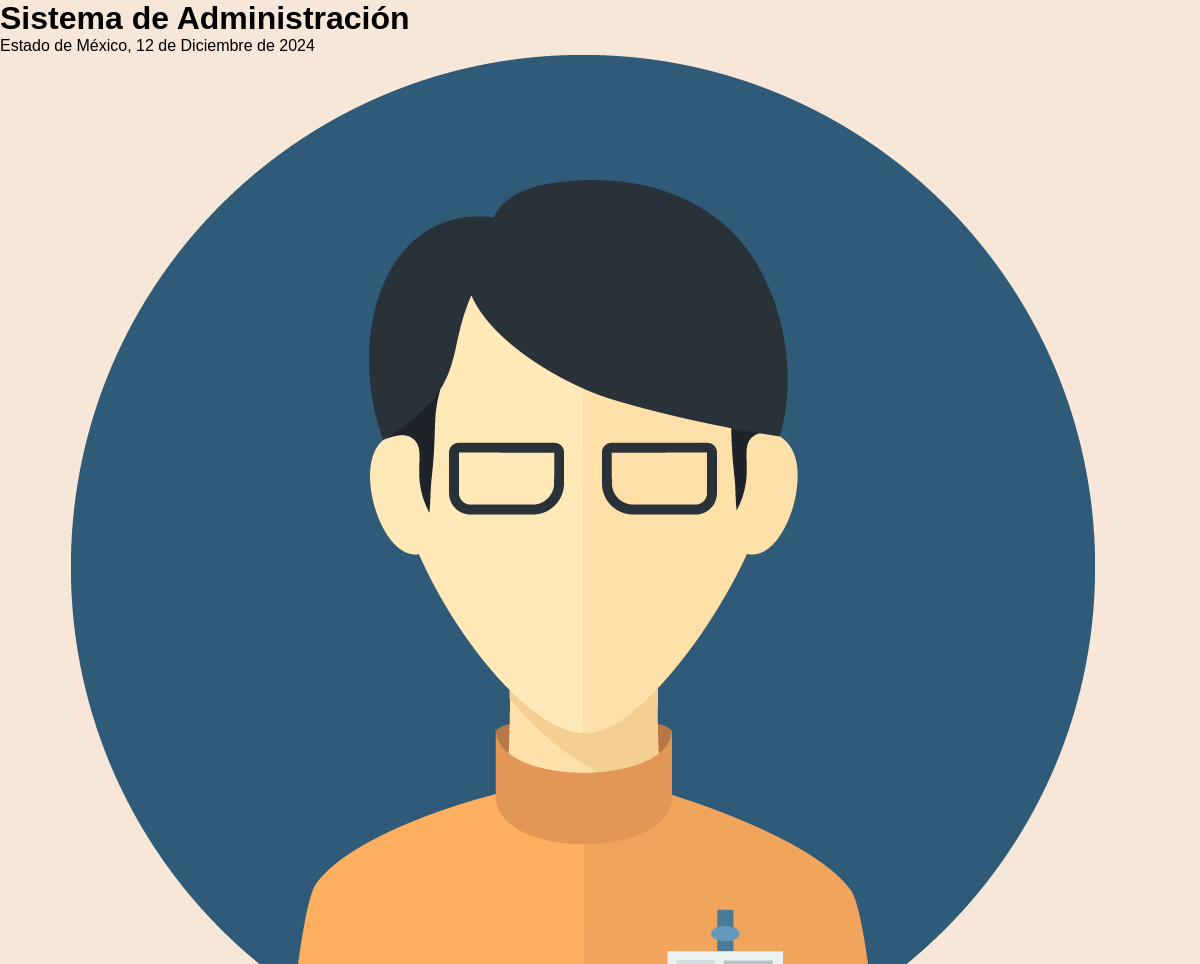
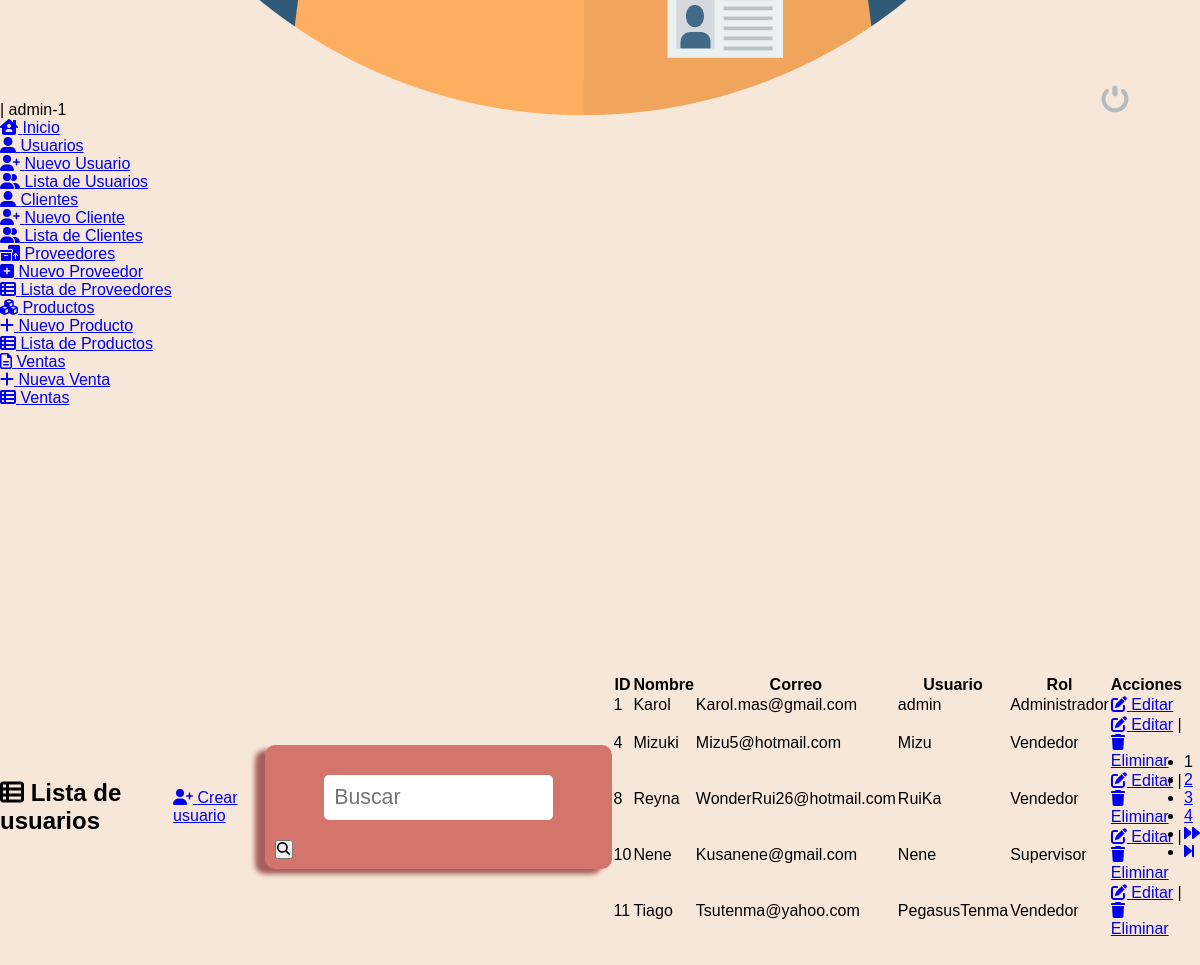
The page /sistema/lista_usuarios.php/ (signed in) on the database its author committed (2 pictures, top to bottom).
### tables this page shows
CREATE TABLE `usuario` (
  `idusuario` int(11) NOT NULL,
  `nombre` varchar(50) DEFAULT NULL,
  `correo` varchar(100) DEFAULT NULL,
  `usuario` varchar(15) DEFAULT NULL,
  `clave` varchar(100) DEFAULT NULL,
  `rol` int(11) DEFAULT NULL,
  `estatus` int(11) NOT NULL DEFAULT 1
);

CREATE TABLE `rol` (
  `idrol` int(11) NOT NULL,
  `rol` varchar(20) DEFAULT NULL
);

### sistema/lista_usuarios.php (the view, shortened to what this page needs)
<?php
include '../con_nuevo.php';
?>
<!DOCTYPE html>
<html lang="en">
<head>
	<?php
	include "includes/scrips.php";
	?>
</head>
<body class="listas">
	<?php
		include "includes/header.php";
	?>
	<section id="container">
		<h1 class="Titulos"><i class="fa-solid fa-table-list"></i> Lista de usuarios</h1>
		<a href="registro_usuario.php" class="btn_new"><i class="fa-solid fa-user-plus"></i> Crear usuario</a>
		<form action="buscar_usuario.php" method="get" class="form_search">
			<input type="text" name="busqueda" id="busqueda" placeholder="Buscar">
			<button type="submit" class="btn_search"><i class="fa-solid fa-magnifying-glass"></i></button>
		</form>
		<table>
			<tr>
				<th>ID</th>
				<th>Nombre</th>
				<th>Correo</th>
				<th>Usuario</th>
				<th>Rol</th>
				<th>Acciones</th>
			</tr>
			<?php
			$sql_registe=mysqli_query($connect, "SELECT count(*)as total_registro FROM usuario WHERE estatus=1");
			$result_register=mysqli_fetch_array($sql_registe);
			$total_registro=$result_register['total_registro'];
			$por_pagina=5;
			if(empty($_GET['pagina'])){
				$pagina=1;
			}else{
				$pagina=$_GET['pagina'];
			}
			$desde=($pagina-1)*$por_pagina;
			$total_pagina=ceil($total_registro/$por_pagina);
				$query=mysqli_query($connect, "SELECT u.idusuario, u.nombre, u.correo, u.usuario, r.rol FROM usuario u INNER JOIN rol r ON u.rol= r.idrol WHERE estatus=1 ORDER BY u.idusuario ASC LIMIT $desde,$por_pagina");
				$result=mysqli_num_rows($query);
				if($result>0){
					while($data=mysqli_fetch_array($query)){
						?>
						<tr>
							<td><?php echo $data['idusuario']?></td>
							<td><?php echo $data['nombre']?></td>
							<td><?php echo $data['correo']?></td>
							<td><?php echo $data['usuario']?></td>
							<td><?php echo $data['rol']?></td>
							<td><a class="link_edit" href="editar_usuario.php?id=<?php echo $data['idusuario']?>"> <i class="fa-solid fa-pen-to-square"></i> Editar</a>
							<?php if($data['idusuario']!=1){?>
							 |
							<a class="link_delete" href="eliminar_confirmar_usuario.php?id=<?php echo $data['idusuario']?>"><i class="fa-solid fa-trash"></i> Eliminar</a>
						<?php } ?>
						</td>
						</tr>
							<?php
					}
				}
			?>
		</table>
		<div class="paginador">
			<ul>
<?php
		for($i=1; $i <= $total_pagina; $i++){
			if($i==$pagina){
				echo '<li class="pageSelected">'.$i.'</li>';
			}else{
				echo '<li><a href="?pagina='.$i.'">'.$i.'</a></li>';
			}
}
	if($pagina!=$total_pagina){
?>
				<li><a href="?pagina=<?php echo $pagina+1; ?>"><i class="fa-solid fa-forward"></i></a></li>
				<li><a href="?pagina=<?php echo $total_pagina; ?>"><i class="fa-solid fa-forward-step"></i></a></li>
			<?php
		}
			?>
			</ul>
		</div>
	</section>
</body>
</html>

### css/style.css (style rules this page uses)
* { margin: 0; padding: 0; box-sizing: border-box; font-family: 'Montserrat', sans-serif; }
#container { width: 100%; height: 100vh; display: flex; justify-content: center; align-items: center; }
body { background-color: #F6E7D8; font-family: Montserrat; }
#container form { width: 450px; background: #D3756B; padding: 10px; border-radius: 10px; box-shadow: -10px 5px 5px #A75D5D; }
#container form input { font-size: 16pt; display: block; margin: 20px auto ; border-radius: 5px; padding: 10px; border: 0; outline: none; width: 70%; }

### rows shown on the page
usuario: idusuario "1", nombre "Karol", correo "Karol.mas@gmail.com", usuario "admin", rol.rol "Administrador"
usuario: idusuario "4", nombre "Mizuki", correo "Mizu5@hotmail.com", usuario "Mizu", rol.rol "Vendedor"
usuario: idusuario "8", nombre "Reyna", correo "WonderRui26@hotmail.com", usuario "RuiKa", rol.rol "Vendedor"
usuario: idusuario "10", nombre "Nene", correo "Kusanene@gmail.com", usuario "Nene", rol.rol "Supervisor"
usuario: idusuario "11", nombre "Tiago", correo "Tsutenma@yahoo.com", usuario "PegasusTenma", rol.rol "Vendedor"

### other values the page prints
fechaC() "12 de Diciembre de 2024"
$_SESSION['user'] "admin"
$_SESSION['rol'] "1"
